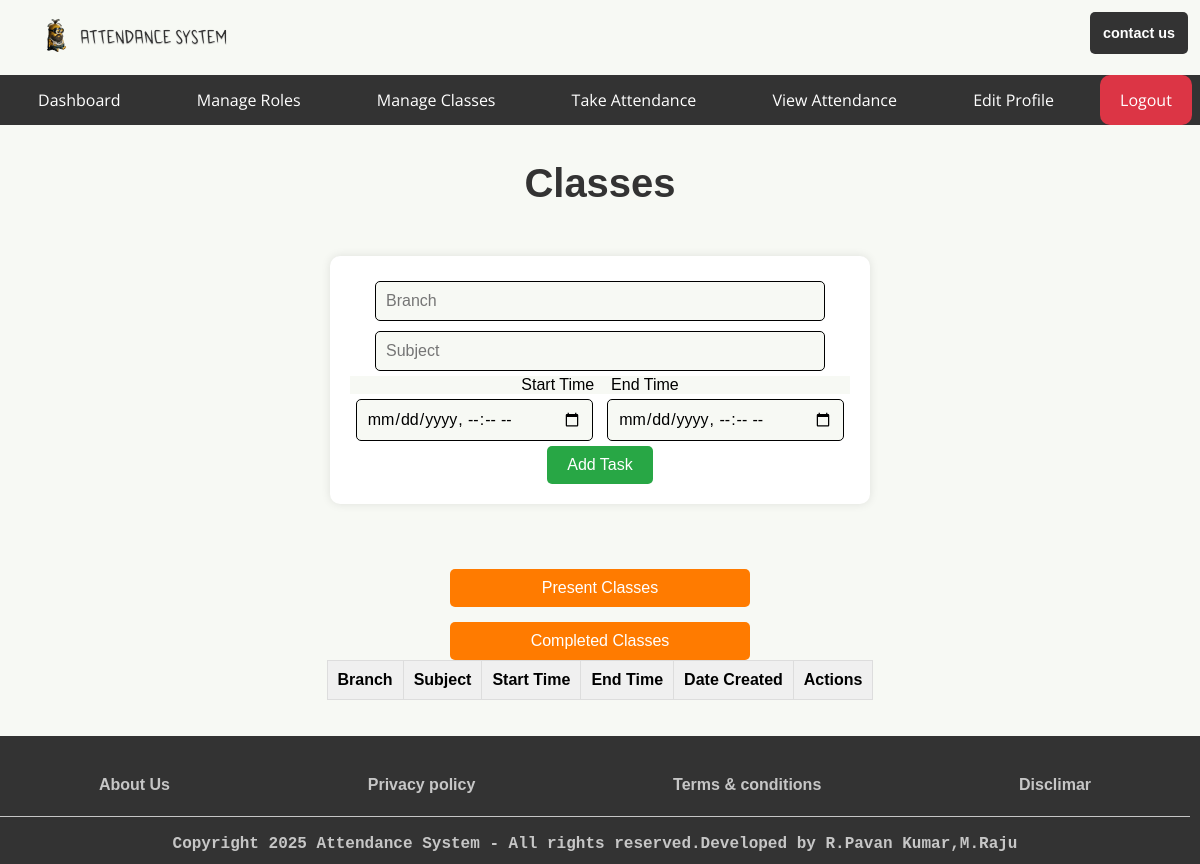
Before: /admin/manage_classes (signed in) with the older database file.
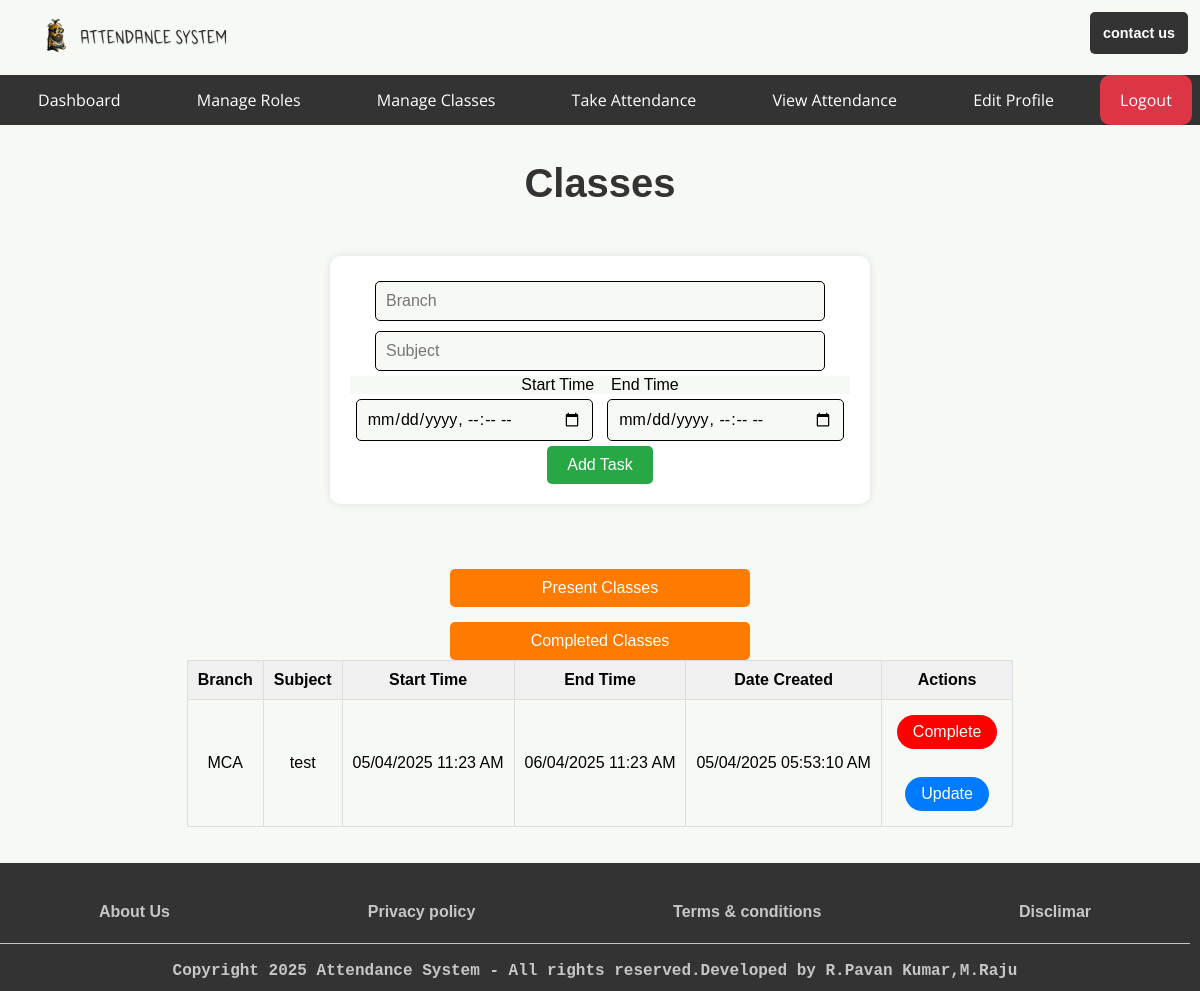
After: the same page with the newer database file.
### app.py (models this page shows, shortened)
class SubjectsClasses(db.Model):  # Renamed to SubjectsClasses
    id = db.Column(db.Integer, primary_key=True)
    Branch = db.Column(db.String(200), nullable=False)
    Subject = db.Column(db.String(200), nullable=False)
    Start_Time = db.Column(db.DateTime, nullable=False)
    End_Time = db.Column(db.DateTime, nullable=False)
    date_created = db.Column(db.DateTime, default=datetime.utcnow)
    completed = db.Column(db.Integer, default=0)

### app.py (the view, shortened to what this page needs)
@app.route('/<role>/manage_classes', methods=['GET', 'POST'])
@role_required(['admin', 'teacher'])  # Allow both admin and teacher roles
def manage_classes(role):
    subjects = SubjectsClasses.query.filter(
        SubjectsClasses.Start_Time.isnot(None),
        SubjectsClasses.End_Time.isnot(None)
    ).order_by(SubjectsClasses.date_created).all()
    return render_template(f'auth/dashboards/{role}/manage_classes.html', subjects=subjects, role=role)

### app.py (called while the page is built)
def role_required(roles):
    if not isinstance(roles, list):
        roles = [roles]  # Ensure roles is a list
    def decorator(func):
        @wraps(func)
        def wrapper(*args, **kwargs):
            if 'username' not in session:
                return redirect(url_for('login'))
            user = User.query.filter_by(username=session['username']).first()
            if user.role not in roles:  # Check if the user's role is in the allowed roles list
                return redirect(url_for('index'))  # Redirect to the home page if unauthorized
            return func(*args, **kwargs)
        return wrapper
    return decorator

### templates/auth/dashboards/admin/manage_classes.html (shortened to what this page needs)
{% extends 'base/base_admin.html' %}
{% block body %}
<main>
            <h1>Classes</h1>
        <div class="div-sec">
            <form id="form-sec" method="POST">
                <input type="text" name="branch" id="text-sec" placeholder="Branch" required />
                <input type="text" name="subject" id="text-sec" placeholder="Subject" required />
                <br /><p> Start Time &ensp; End Time </p>
                <input type="datetime-local" name="start_time" id="start_time" placeholder="Start Time" required />
                <input type="datetime-local" name="end_time" id="end_time" placeholder="End Time" required />
                <input type="submit" value="Add Task" id="add_btn" />
            </form>
        </div>
            <div class="tab">
                <button class="tablinks" onclick="openClasses(event, 'Present Classes')" id="defaultOpen">Present Classes</button>
                <button class="tablinks" onclick="openClasses(event, 'Completed Classes')">Completed Classes</button>
              </div>
              <div id="Present Classes" class="tabcontent">
                <div style="overflow-x: auto; max-width: 100%;">
                    <table>
                        <tr>
                            <th>Branch</th>
                            <th>Subject</th>
                            <th>Start Time</th>
                            <th>End Time</th>
                            <th>Date Created</th>
                            <th>Actions</th>
                        </tr>
                        {% for subject in subjects %}
                            {% if subject.completed == 0 %}
                            <tr>
                                <td>{{ subject.Branch }}</td>
                                <td>{{ subject.Subject }}</td>
                                <td>{{ subject.Start_Time.strftime("%d/%m/%Y %I:%M %p") }}</td>
                                <td>{{ subject.End_Time.strftime("%d/%m/%Y %I:%M %p") }}</td>
                                <td>{{ subject.date_created.strftime("%d/%m/%Y %I:%M:%S %p") }}</td>
                                <td>
                                    <form action="{{ url_for('complete_class', role=role, id=subject.id) }}" method="POST" class="role-form" onsubmit="return confirm('Are you sure you want to mark as Complete this class?');">
                                        <button type="submit" class="delete">Complete</button>
                                    </form>
                                    <br />
                                    <a href="{{ url_for('update_class', role=role, id=subject.id) }}" id="update">Update</a>
                                </td>
                            </tr>
                            {% endif %}
                        {% endfor %}
                    </table>
                </div>
              </div>
</main>
{% endblock body %}

### templates/base/base_admin.html (shortened to what this page needs)
<!DOCTYPE html>
<html lang="en">
<head>
    <link href="{{ url_for('static', filename='styles/index.css') }}" rel="stylesheet">
</head>
<body>
    <div class="container">
        <header>
            <div>
                <img class="figure" src="{{ url_for('static', filename='assets/images/logo/attendance-system-high-resolution-logo-transparent.png') }}" alt="Attendance System logo" title="logo" />
            </div>
            <div class="addbtn">
               <a href="{{ url_for('contact') }}">contact us</a>
            </div>
        </header>
        <nav>
            <ul>
                <li class="hideOnMobile"><a href="/">Dashboard</a></li>
                <li class="hideOnMobile"><a href="{{ url_for('manage_roles') }}">Manage Roles</a></li>
                <li class="hideOnMobile"><a href="{{ url_for('manage_classes', role='admin') }}">Manage Classes</a></li>
                <li class="hideOnMobile"><a href="{{ url_for('take_attendance', role='admin') }}">Take Attendance</a></li>
                <li class="hideOnMobile"><a href="{{ url_for('view_attendance', role='admin') }}">View Attendance</a></li>
                <li class="hideOnMobile"><a href="{{ url_for('edit_profiles') }}">Edit Profile</a></li>
                <li class="hideOnMobile"><a href="{{ url_for('logout') }}" class="logout">Logout</a></li>
            </ul>
        </nav>
{% block body %}{% endblock body %}
        <footer>
            {% block footer %}
            <div id="footm">
            <ul>
                <li><a href="{{ url_for('maintenance') }}">About Us</a></li>
                <li><a href="{{ url_for('maintenance') }}">Privacy policy</a></li>
                <li><a href="{{ url_for('maintenance') }}">Terms & conditions</a></li>
                <li><a href="{{ url_for('maintenance') }}">Disclimar</a></li>
            </ul>
            </div>
            <div class="footcopy"><hr/><br/><strong>Copyright 2025 Attendance System - All rights reserved.Developed by R.Pavan Kumar,M.Raju</strong></div>
            {% endblock footer %}
        </footer>
    </div>
</body>
</html>

Changed rows visible on the page:
added SubjectsClasses: Branch "MCA", Subject "test", Start_Time "05/04/2025 11:23 AM", End_Time "06/04/2025 11:23 AM", date_created "05/04/2025 05:53:10 AM"
